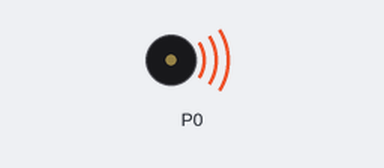
A program run on a simulated BBC micro:bit (MakeCode). Parts: buzzer (waves = sounding).

Above: at 0.2 s.
At 1.2 s:
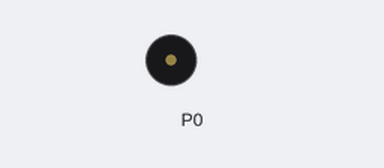
Timing chart, 0 to 5.3 s (numbered marks = the images above):
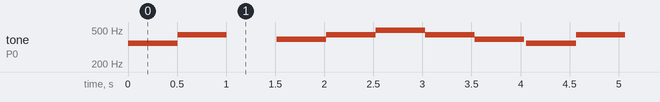

Measured:
- by itself, tone on P0: repeats every 4.1 s: 440 Hz 0.50 s, silent 0.51 s, 392 Hz 0.51 s, 440 Hz 0.51 s, 494 Hz 0.51 s, 440 Hz 0.51 s, 392 Hz 0.50 s, silent 0.03 s, 349 Hz 0.51 s

The program:

main.ts
```typescript
basic.forever(function () {
    music.play(music.stringPlayable("F A - G A B A G ", 120), music.PlaybackMode.UntilDone)
})
```

test.ts
```typescript
// tests go here; this will not be compiled when this package is used as an extension.
```
